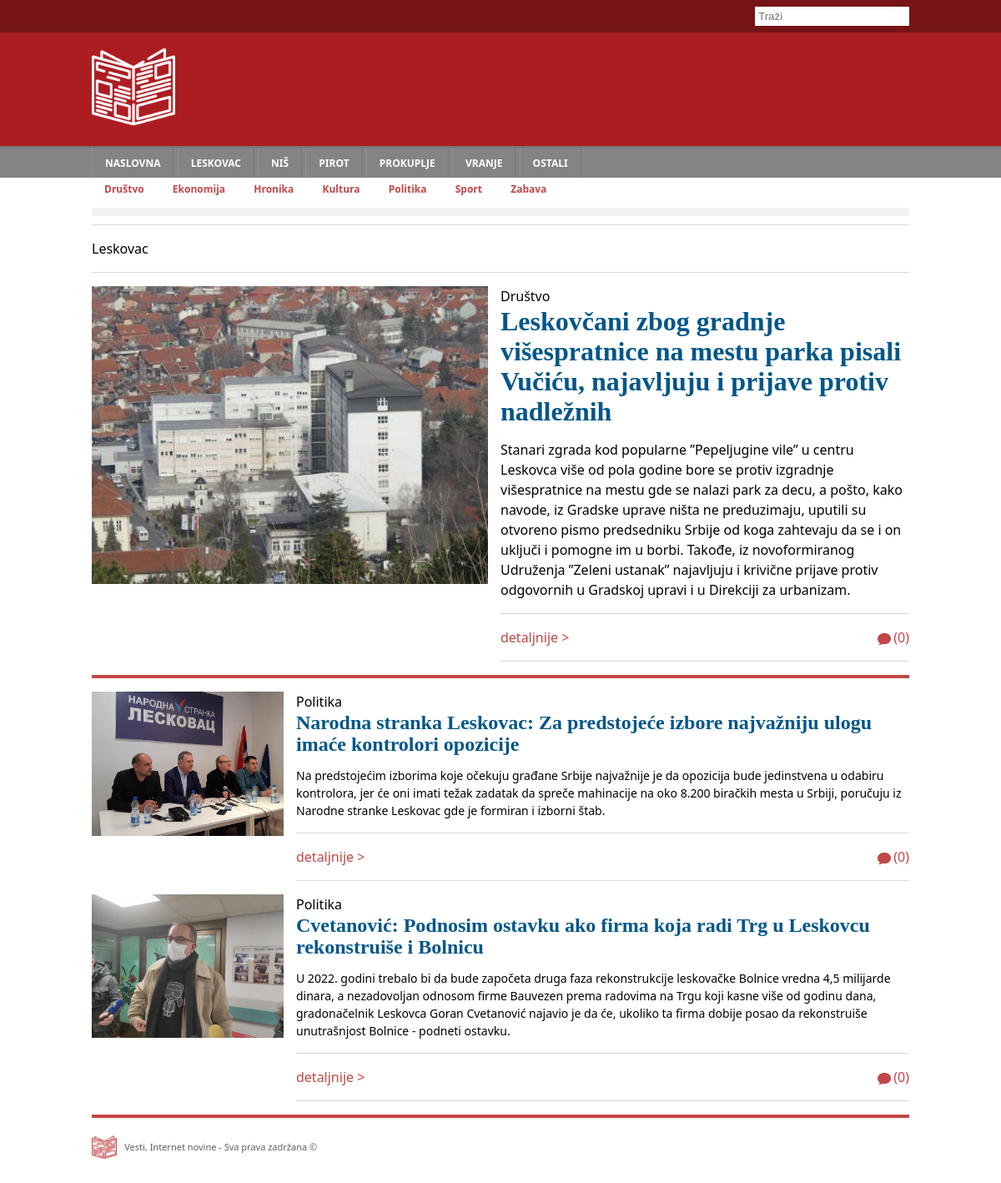
The app's page /pages/home/index.php?town=1 with its own data.
### tables this page shows
CREATE TABLE `town` (
  `id` int(11) NOT NULL,
  `name` varchar(50) DEFAULT NULL
);

CREATE TABLE `category` (
  `id` int(11) NOT NULL,
  `name` varchar(50) DEFAULT NULL
);

CREATE TABLE `article` (
  `id` int(11) NOT NULL,
  `title` varchar(250) DEFAULT NULL,
  `published_at` datetime DEFAULT NULL,
  `abstract` text DEFAULT NULL,
  `category_id` int(11) DEFAULT NULL,
  `town_id` int(11) DEFAULT NULL,
  `photo` varchar(250) DEFAULT NULL,
  `body` text DEFAULT NULL
);

### models/Town.php (called while the page is built, shortened)
<?php
class Town {
    private int $id;
    private string $name;
    function __construct(int $id, string $name)
    {
        $this->id = $id;
        $this->name = $name;
    }
    public function getId()
    {
        return $this->id;
    }
    public function getName()
    {
        return $this->name;
    }
    static function getTowns(Connection $conn) {
        $towns = [];
    foreach ($conn->getTowns() as $result) {
        array_push($towns, new Town($result['id'], $result['name']));
      }
      return $towns;
    }
}

### data/conn.php (called while the page is built, shortened)
<?php
class Connection {
  private $conn;
  function __construct() {
      $this->conn = new mysqli('localhost', 'root', '', 'news');
  }
  function getTowns() {
    $query = $this->conn->query('SELECT * FROM `town`
    ORDER BY `id`');
    return $query->fetch_all(MYSQLI_ASSOC);
  }
  function getCategories() {
    $query = $this->conn->query('SELECT * FROM `category`');
    return $query->fetch_all(MYSQLI_ASSOC);
  }
  function getUsers() {
    $query = $this->conn->query('SELECT * FROM `user`
    ORDER BY `id`');
    return $query->fetch_all(MYSQLI_ASSOC);
  }
  function getComments() {
    $query = $this->conn->query('SELECT * FROM `comment`
    ORDER BY `published_at` DESC');
    return $query->fetch_all(MYSQLI_ASSOC);
  }
  function prepareByTown() {
    $town_id = $_GET['town'];
    $query = $this->conn->prepare(
      'SELECT * FROM `article` WHERE
      `town_id` = ? ORDER BY `published_at` DESC');
    $query->bind_param("i", $town_id);
    $query->execute();
    $result = $query->get_result();
    return $result->fetch_all(MYSQLI_ASSOC);
  }
}
$conn = new Connection();

### data/requirements.php (called while the page is built, shortened)
<?php
    require "../../data/conn.php";
    require "../../models/Category.php";
    require "../../models/Town.php";
    require "../../models/User.php";
    require "../../models/Comment.php";
    require "../../models/Article.php";
    $towns = Town::getTowns($conn);
    $categories = Category::getCategories($conn);
    $users = User::getUsers($conn);
    $comments = Comment::getComments($conn, $users);

### models/Category.php (called while the page is built, shortened)
<?php
class Category {
    private int $id;
    private string $name;
    function __construct(int $id, string $name)
    {
        $this->id = $id;
        $this->name = $name;
    }
    public function getId()
    {
        return $this->id;
    }
    public function getName()
    {
        return $this->name;
    }
    static function getCategories(Connection $conn) {
        $categories = [];
    foreach ($conn->getCategories() as $result) {
        array_push($categories, new Category($result['id'], $result['name']));
      }
      return $categories;
    }
}

### partials/page_title.php (called while the page is built, shortened)
<?php
if(!isset($_GET['category']) &&
    !isset($_GET['town']) &&
    !isset($_GET['search'])
         ) {
    $page_title = "Naslovna";
} elseif(isset($_GET['search'])) {
    $page_title = "Pretraga";
} else {
    foreach($towns as $town) {
        if($town->getId() == $_GET['town']) {
            $page_title = $town->getName();
            break;
        }
    }
}

### data/all_articles.php (called while the page is built, shortened)
<?php
if(isset($_GET['search'])) {
        $articles = Article::getArticles(
            $conn->prepareSearch(),
            $categories,
            $towns,
            $comments
        );
    } elseif(isset($_GET['town'])) {
        $articles = Article::getArticles(
            $conn->prepareByTown(),
            $categories,
            $towns,
            $comments
        );
    }

### models/User.php (called while the page is built, shortened)
<?php
class User {
    private int $id;
    private string $username;
    function __construct(int $id, string $username, string $email, string $password)
    {
        $this->id = $id;
        $this->username = $username;
    }
    public function getId()
    {
        return $this->id;
    }
    public function getUsername()
    {
        return $this->username;
    }
    static function getUsers(Connection $conn) {
    $users = [];
    foreach ($conn->getUsers() as $result) {
        array_push($users, new User($result['id'],
                                    $result['username'],
                                    $result['email'],
                                    $result['password']));
                }
              return $users;
    }
}

### models/Comment.php (called while the page is built, shortened)
<?php
class Comment {
    function __construct(int $id,
                         int $article_id,
                         int $user_id,
                         string $body,
                         string $published_at,
                         array $users)
    {
        $this->user_id = $user_id;
    }
    static function getComments($conn, $users) {
        $comments = [];
foreach ($conn->getComments() as $result) {
    array_push($comments, new Comment($result['id'],
                                     $result['article_id'],
                                     $result['user_id'],
                                     $result['body'],
                                     $result['published_at'],
                                     $users)
                                    );
    }
    return $comments;
    }
}

### models/Article.php (called while the page is built, shortened)
<?php
class Article {
    function __construct(int $id,
                         int $category_id,
                         int $town_id,
                         string $title,
                         string $published_at,
                         string $photo,
                         string $abstract,
                         string $body,
                         array $categories,
                         array $towns,
                         array $comments)
    {
        $this->category_id = $category_id;
        $this->town_id = $town_id;
    }
}

### partials/current_article.php (the view)
<div class="<?= $article_class; ?>-img">
    <img src="../../<?= $current_article->getPhoto()?>">
</div>
<div class="<?= $article_class; ?>-body">
    <p>
        <?= isset($_GET['category']) ?
            $current_article->getTown() :
            $current_article->getCategory();
        ?>
    </p>
    <h1>
        <a class="title-color"
           href="../../pages/article/index.php?id=<?= $current_article->getId(); ?>">
            <?= $current_article->getTitle()?>
        </a>
    </h1>
    <p class="<?= $article_class; ?>-abstract">
        <?= $current_article->getAbstract()?>
    </p>
    <?php
        $breadcrumb = $current_article;
        require "../../partials/breadcrumbs.php";
    ?>
</div>

### partials/nav.php (shortened to what this page needs)
<!DOCTYPE html>
<html lang="en">
<head>
    <link rel="stylesheet" href="../../css/nav.css">
    <link rel="stylesheet" href="../../css/global.css">
    <link rel="stylesheet" href="../../css/footer.css">
    <link rel="stylesheet" href="../../css/single-article.css">
    <link rel="stylesheet" href="../../css/form.css">
    <link rel="stylesheet" href="../../css/responsive.css">
</head>
<body>
</html>
<header>
    <div class="head">
        <div class="search">
        <div class="main-container">
            <form action="../../pages/home/index.php" method="get">
                <input type="text" name="search" placeholder="Traži">
            </form>
        </div>
        </div>
        <div class="main-container">
            <img src="../../images/newspaper.png" alt="logo" class="logo">
        </div>
    </div>
    <nav>
        <div class="nav-primary">
            <div class="main-container">
                <ul class="nav-list">
                    <li class="nav-item">
                        <a href='../../pages/home/index.php' class='nav-link'>NASLOVNA</a>
                    </li>
                    <?php foreach ($towns as $town): ?>
                        <li class="nav-item">
                            <a href='../../pages/home/index.php?town=<?= $town->getId()?>'
                            class='nav-link'>
                            <?= $town->getName()?>
                        </a></li>
                    <?php endforeach ; ?>
                </ul>
            </div>
        </div>
        <div class="nav-secondary">
            <div class="main-container">
            <ul class="nav-list">
                <?php foreach ($categories as $category): ?>
                    <li class="nav-item">
                        <a href='../../pages/home/index.php?category=<?= $category->getId()?>'
                           class='nav-link'>
                        <?= $category->getName()?>
                    </a></li>
                <?php endforeach ; ?>
            </ul>
            </div>
        </div>
    </nav>
</header>

### pages/home/index.php
<?php
require "../../data/requirements.php";
require "../../data/all_articles.php";
require "../../partials/page_title.php";
require "../../partials/nav.php";
?><div class="main-container">
    <div class="horizontal-banner"></div>
    <div class="breadcrumbs">
        <?php echo $page_title; ?>
    </div>
    <div class="main-article">
        <?php
            if(count($articles) !== 0) {
                $current_article = $articles[0];
                $article_class = "main-article";
                require "../../partials/current_article.php";
            }
        ?>
    </div>
    <div class="horizontal-banner-red"></div>
    <ul class="articles-list">
        <?php foreach($articles as $index => $article) : ?>
        <?php if($index !== 0) :?>
        <li class="articles-list-item">
        <?php
            $current_article = $article;
            $article_class = "articles-list";
            require "../../partials/current_article.php";
        ?>
        </li>
        <?php endif; ?>
        <?php endforeach; ?>
    </ul>
    <?php require "../../partials/footer.php" ?>
</div>
</body>

### partials/breadcrumbs.php
<div class="breadcrumbs">
    <a href="../../pages/article/index.php?id=<?= $breadcrumb->getId(); ?>" class="article-link">detaljnije ></a>
    <a href="../../pages/article/index.php?id=<?= $breadcrumb->getId(); ?>" class="comments-link">
        <img class="speech-bubble" src="../../images/speech-bubble.png">(<?= count($breadcrumb->getComments()) ?>)
    </a>
</div>

### css/nav.css (style rules this page uses)
* { margin: 0; padding: 0; box-sizing: border-box; }
body { font: 16px/1.5 'Noto sans',helvetica,sans-serif; }
a { text-decoration: none; }
header { background-color: #ac1d22; }
.search { background-color: #00000050; text-align: right; }
.search input { border: none; outline: none; padding: 4px; margin: 8px 0px; }
.head { color: white; }
.logo { height: 100px; margin: 15px 0; }
.main-container { max-width: 980px; margin-left: auto; margin-right: auto; }
.nav-primary { background-color: #848485; border-top: 2px solid #767679; }
.nav-primary a { border-left: 1px solid #919191; border-right: 1px solid #767679; border-top: 2px solid transparent; color: #fff; font-size: 12px; font-weight: bold; text-transform: uppercase; line-height: 34px; padding: 0px 15px; display: inline-block; }
.nav-secondary { background-color: white; }
.nav-secondary a { color: #c34646; font-weight: bold; font-size: 12px; padding: 0px 15px; display: inline-block; }
.nav-list { list-style: none; }
.nav-item { display: inline; }

### css/global.css (style rules this page uses)
.horizontal-banner { padding: 5px; margin: 12px 0 10px 0; background: #f2f2f2; }
.breadcrumbs { font-family: 'Noto Sans'; border-top: 1px solid #d8d7d7; border-bottom: 1px solid #d8d7d7; padding: 10px 0px; font-size: 16px; line-height: 36px; }
.speech-bubble { width: 16px; vertical-align: middle; margin-right: 3px; }
.main-article { display: flex; margin-top: 16px; }
.main-article-img { width: 50%; padding-right: 15px; }
.main-article-img img { width: 100%; }
.main-article-body { width: 50%; }
.main-article-abstract { margin-bottom: 16px; }
.main-article-body h1 { font-family: 'Roboto Slab'; font-size: 32px; line-height: 36px; margin-bottom: 16px; }
.title-color { color: #005689; }
.article-link { text-decoration: none; color: #c34646; font-size: 16px; line-height: 30px; }
.comments-link { text-decoration: none; color: #c34646; display: block; float: right; }
.horizontal-banner-red { padding: 2px; margin: 16px 0 14px 0; background: #c34646; }
.articles-list { margin-top: 16px; }
.articles-list-item { display: flex; margin-top: 16px; }
.articles-list-img { width: 25%; padding-right: 15px; }
.articles-list-img img { width: 100%; }
.articles-list-body { width: 75%; }
.articles-list-abstract { margin-bottom: 16px; font-size: 14px; }
.articles-list-body h1 { color: #005689; font-family: 'Roboto Slab'; font-size: 24px; line-height: 26px; margin-bottom: 14px; }

### records on screen
town: name "LESKOVAC", name "Leskovac"
town: name "NIŠ"
town: name "PIROT"
town: name "PROKUPLJE"
town: name "VRANJE"
town: name "OSTALI"
category: name "Društvo"
category: name "Ekonomija"
category: name "Hronika"
category: name "Kultura"
category: name "Politika"
category: name "Sport"
category: name "Zabava"
article: photo (picture), title "Leskovčani zbog gradnje višespratnice na mestu parka pisali Vučiću, najavljuju i prijave protiv nadležnih", abstract "Stanari zgrada kod popularne ”Pepeljugine vile” u centru Leskovca više od pola godine bore se protiv izgradnje višespratnice na mestu gde se nalazi park za decu, a pošto, kako navode, iz Gradske uprave ništa ne preduzimaju, uputili su otvoreno pismo predsedniku Srbije od koga zahtevaju da se i on uključi i pomogne im u borbi. Takođe, iz novoformiranog Udruženja ”Zeleni ustanak” najavljuju i krivične prijave protiv odgovornih u Gradskoj upravi i u Direkciji za urbanizam."
article: photo (picture), category.name "Politika", title "Narodna stranka Leskovac: Za predstojeće izbore najvažniju ulogu imaće kontrolori opozicije", abstract "Na predstojećim izborima koje očekuju građane Srbije najvažnije je da opozicija bude jedinstvena u odabiru kontrolora, jer će oni imati težak zadatak da spreče mahinacije na oko 8.200 biračkih mesta u Srbiji, poručuju iz Narodne stranke Leskovac gde je formiran i izborni štab.", count($breadcrumb->getComments()) "0"
article: photo (picture), category.name "Politika", title "Cvetanović: Podnosim ostavku ako firma koja radi Trg u Leskovcu rekonstruiše i Bolnicu", abstract "U 2022. godini trebalo bi da bude započeta druga faza rekonstrukcije leskovačke Bolnice vredna 4,5 milijarde dinara, a nezadovoljan odnosom firme Bauvezen prema radovima na Trgu koji kasne više od godinu dana, gradonačelnik Leskovca Goran Cvetanović najavio je da će, ukoliko ta firma dobije posao da rekonstruiše unutrašnjost Bolnice - podneti ostavku.", count($breadcrumb->getComments()) "0"

### other values on screen
count($breadcrumb->getComments()) "0"
